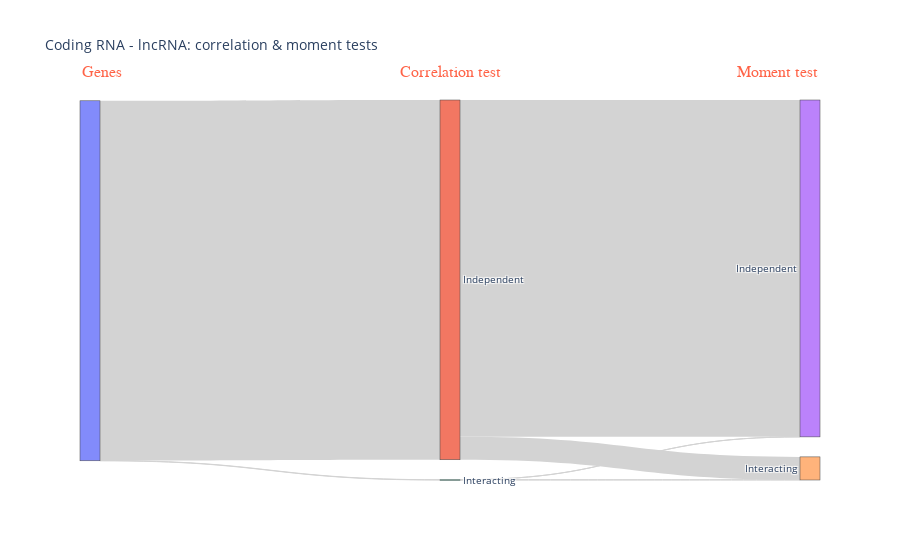

The cell this chart's notebook holds for it:
### Code cell
sankey_from_df(result_df(correlation_pcRNA_lncRNA, moment_pcRNA_lncRNA), "Coding RNA - lncRNA: correlation & moment tests")

### Figure 1 — Plotly figure (JSON) as saved in the notebook; plotly's stock layout.template omitted (floating-point values rounded to 4 significant figures)
{"data": [{"link": {"color": "lightgrey", "source": [0, 0, 1, 1, 2, 2], "target": [1, 2, 3, 4, 3, 4], "value": [16189, 11, 15159, 1030, 1, 10]}, "node": {"label": ["", "Independent", "Interacting", "Independent", "Interacting"]}, "type": "sankey"}], "layout": {"annotations": [{"align": "center", "font": {"color": "tomato", "family": "Courier New, monospace", "size": 16}, "showarrow": false, "text": "Genes", "x": 0, "xref": "paper", "y": 1.1, "yref": "paper"}, {"align": "center", "font": {"color": "tomato", "family": "Courier New, monospace", "size": 16}, "showarrow": false, "text": "Correlation test", "x": 0.5, "xref": "paper", "y": 1.1, "yref": "paper"}, {"align": "center", "font": {"color": "tomato", "family": "Courier New, monospace", "size": 16}, "showarrow": false, "text": "Moment test", "x": 1, "xref": "paper", "y": 1.1, "yref": "paper"}], "font": {"size": 10}, "plot_bgcolor": "rgba(0,0,0,0)", "title": {"text": "Coding RNA - lncRNA: correlation & moment tests"}, "xaxis": {"showgrid": false, "visible": false, "zeroline": false}, "yaxis": {"showgrid": false, "visible": false, "zeroline": false}}}
